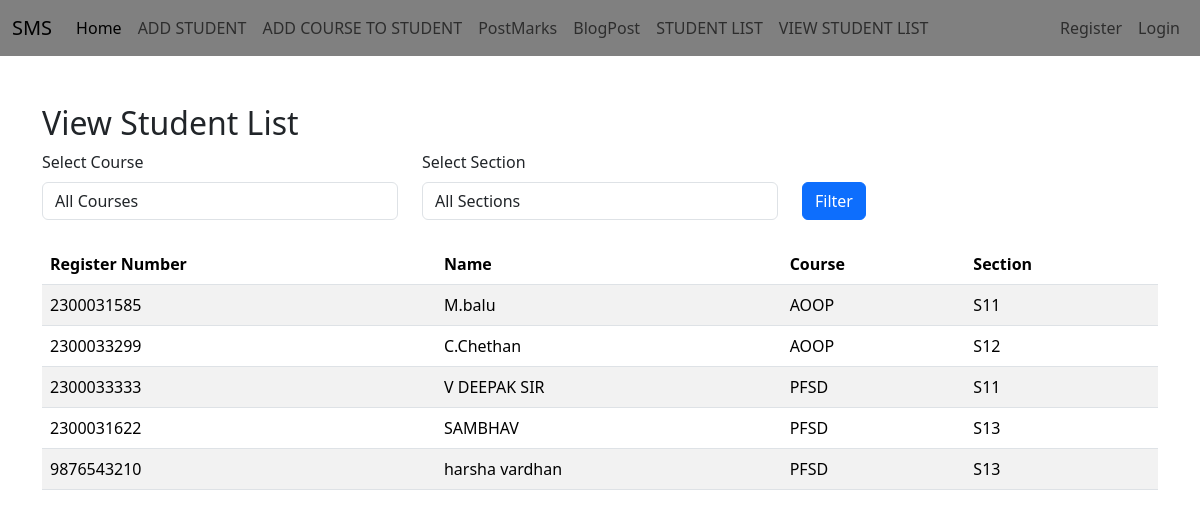
The app's page /facultyapp/view_student_list/ with its own data.
### adminapp/models.py (models this page shows, shortened)
class StudentList(models.Model):
    Register_Number = models.CharField(max_length=20, unique=True)
    Name = models.CharField(max_length=100)
    user = models.OneToOneField(User, on_delete=models.CASCADE, null=True)

### facultyapp/models.py (models this page shows, shortened)
class AddCourse(models.Model):
    COURSE_CHOICES = [
        ('AOOP', 'Advanced Object-Oriented Programming'),
        ('PFSD', 'Python Full Stack Development'),
    ]
    SECTION_CHOICES = [
        ('S11', 'Section S11'),
        ('S12', 'Section S12'),
        ('S13', 'Section S13'),
        ('S14', 'Section S14'),
        ('S15', 'Section S15'),
    ]
    student = models.ForeignKey(StudentList, on_delete=models.CASCADE)
    course = models.CharField(max_length=50, choices=COURSE_CHOICES)
    section = models.CharField(max_length=50, choices=SECTION_CHOICES)

### facultyapp/views.py (the view)
# urls.py: path('view_student_list/',views.view_student_list,name='view_student_list'),
def view_student_list(request):
    course = request.GET.get('course')
    section = request.GET.get('section')
    student_courses = AddCourse.objects.all()
    if course:
        student_courses = student_courses.filter(course=course)
    if section:
        student_courses = student_courses.filter(section=section)
    students = StudentList.objects.filter(id__in=student_courses.values('student_id'))
    course_choices = AddCourse.COURSE_CHOICES
    section_choices = AddCourse.SECTION_CHOICES
    context = {
        'students': students,
        'course_choices': course_choices,
        'section_choices': section_choices,
        'selected_course': course,
        'selected_section': section,
    }
    return render(request, 'facultyapp/view_student_list.html', context)

### templates/facultyapp/view_student_list.html (shortened to what this page needs)
{% extends 'Navbar/FacultyNavbar.html' %}
{% load static %}
{% block body %}
    <div class="container mt-5">
        <h2>View Student List</h2>
        <form method="get" class="mb-4">
            <div class="row">
                <div class="col-md-4">
                    <label for="course" class="form-label">Select Course</label>
                    <select name="course" id="course" class="form-control">
                        <option value="">All Courses</option>
                    </select>
                </div>
                <div class="col-md-4">
                    <label for="section" class="form-label">Select Section</label>
                    <select name="section" id="section" class="form-control">
                        <option value="">All Sections</option>
                    </select>
                </div>
                <div class="col-md-4 mt-4">
                    <button type="submit" class="btn btn-primary mt-2">Filter</button>
                </div>
            </div>
        </form>
        <table class="table table-striped">
            <thead>
                <tr>
                    <th>Register Number</th>
                    <th>Name</th>
                    <th>Course</th>
                    <th>Section</th>
                </tr>
            </thead>
            <tbody>
                {% if students %}
                    {% for student in students %}
                        <tr>
                            <td>{{ student.Register_Number }}</td>
                            <td>{{ student.Name }}</td>
                            <td>{{ student.addcourse_set.first.course }}</td>
                            <td>{{ student.addcourse_set.first.section }}</td>
                        </tr>
                    {% endfor %}
                {% else %}
                    <tr>
                        <td colspan="4" class="text-center">No students found.</td>
                    </tr>
                {% endif %}
            </tbody>
        </table>
    </div>
{% endblock %}

### records on screen
StudentList: Register_Number "2300031585", Name "M.balu", addcourse_set.first.course "AOOP", addcourse_set.first.section "S11"
StudentList: Register_Number "2300033299", Name "C.Chethan", addcourse_set.first.course "AOOP", addcourse_set.first.section "S12"
StudentList: Register_Number "2300033333", Name "V DEEPAK SIR", addcourse_set.first.course "PFSD", addcourse_set.first.section "S11"
StudentList: Register_Number "2300031622", Name "SAMBHAV", addcourse_set.first.course "PFSD", addcourse_set.first.section "S13"
StudentList: Register_Number "9876543210", Name "harsha vardhan", addcourse_set.first.course "PFSD", addcourse_set.first.section "S13"
